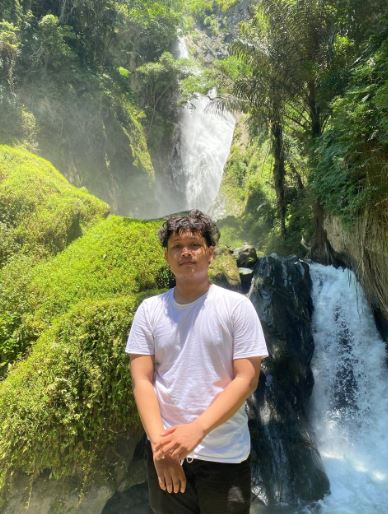
#> input picture febrianto.jpg, 388 x 514 px
$ python 'Operasi Morfologi.py'
#> lines starting #> are read from the running program, lines starting #| are printed output that depends on the picture
import cv2 as cv2
import numpy as np

img = cv2.imread("febrianto.jpg")
#> img is the input picture: shape (514, 388, 3); mean B, G, R 92.5, 122.1, 115
cv2.imshow("Original Image", img)

kernel = np.ones((5,5),np.uint8)
erosion = cv2.erode(img,kernel,iterations = 1)
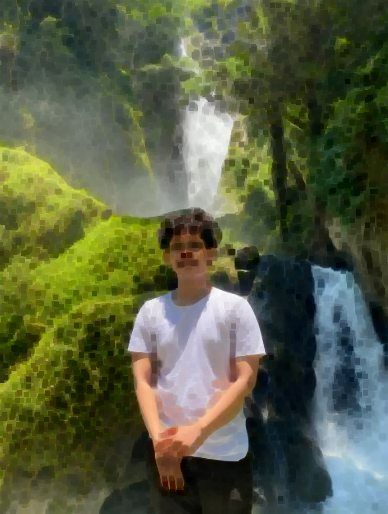
#> erosion: shape (514, 388, 3); mean B, G, R 66.6, 95, 87.9
cv2.imshow("Erosion", erosion)

dilation = cv2.dilate(img,kernel,iterations = 1)
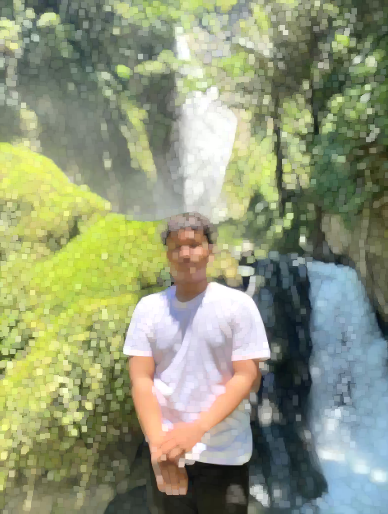
#> dilation: shape (514, 388, 3); mean B, G, R 122.5, 153, 145.8
cv2.imshow("Dilasi", dilation)

kernel1 = np.ones((3,3),np.uint8)
opening = cv2.morphologyEx(img, cv2.MORPH_OPEN, kernel1)
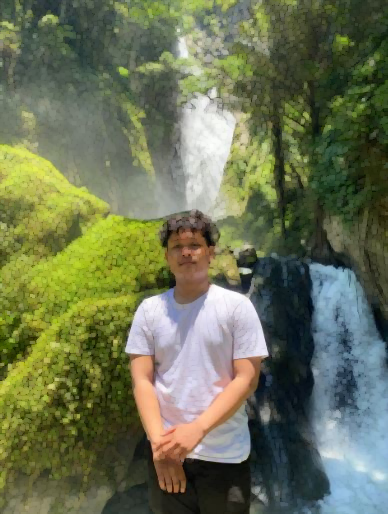
#> opening: shape (514, 388, 3); mean B, G, R 84.8, 114.7, 107.5
cv2.imshow('Opening', opening)

closing = cv2.morphologyEx(img, cv2.MORPH_CLOSE, kernel)
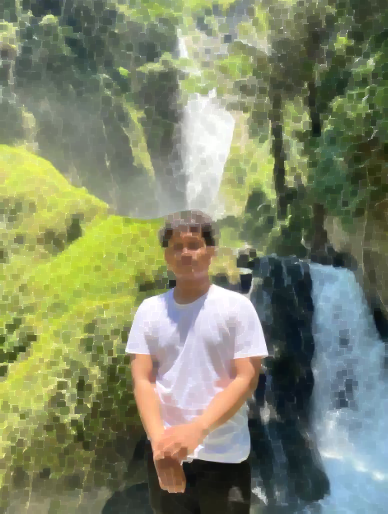
#> closing: shape (514, 388, 3); mean B, G, R 105.7, 135, 128
cv2.imshow("Closing", closing)

gradient = cv2.morphologyEx(img, cv2.MORPH_GRADIENT, kernel)
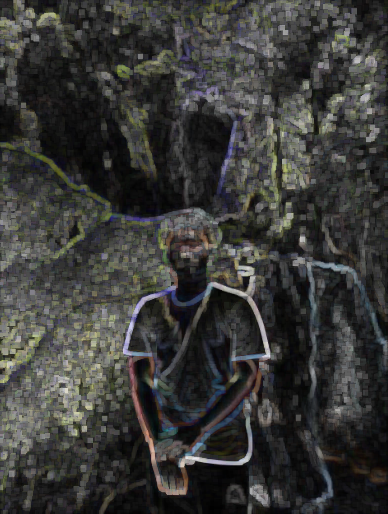
#> gradient: shape (514, 388, 3); mean B, G, R 55.9, 58, 57.9
cv2.imshow("Gradient", gradient)

cv2.waitKey(0)
cv2.destroyAllWindows()
